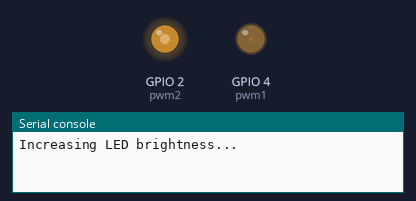
Recording of a program running on a simulated ESP32 board running MicroPython. Shown: output pins drawn as LEDs (lit = HIGH), the last lines printed to the serial console.

Above: at 0.05 s.
At 4.05 s:
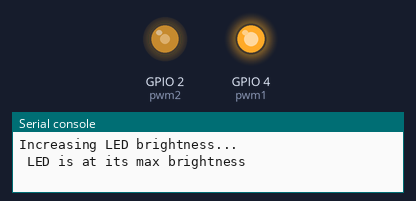
At 8.15 s:
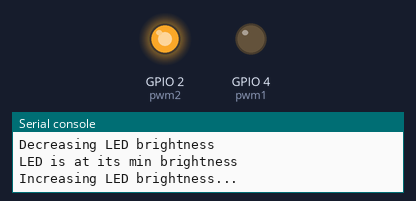
At 12.3 s:
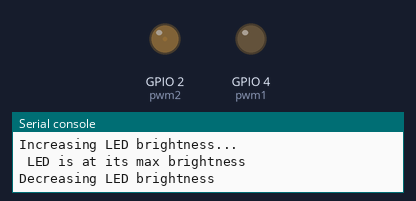
Timing chart, 0 to 16.0 s (numbered marks = the images above):
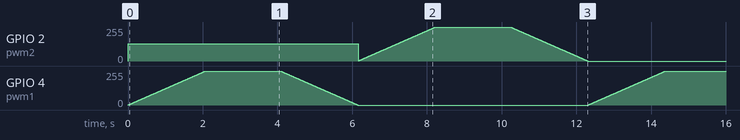

The program:

02_main.py
```python
#ESP32 PWM
#LED fading using PWM
#PWM can be enam=bled on all output enable pins
#the base frequency ranges from 1Hz to 40MHz

#but there is a trade off
#as the base frequency increases, the duty resolution decreases


from machine import Pin,Timer,PWM
from time import sleep_ms

# pwm object and its configuration
#pwm frequency = 1000Hz
pwm1=PWM(Pin(4),freq=1000)
pwm2=PWM(Pin(2),freq=1000)

while True:
    #increase the LED brightness

    print("Increasing LED brightness...")
    for i in range (0,1024):
        pwm1.duty(i)
        sleep_ms(2)
        i += 1
    print(" LED is at its max brightness")

    # wait at max brightness for 2 sec
    sleep_ms(2000)
    # decrese the LED brightness
    print("Decreasing LED brightness")
    for i in range(0,1024):
        pwm1.duty(1023-i)
        sleep_ms(2)
        i += 1
    print("LED is at its min brightness")
    print("Increasing LED brightness...")
    for i in range (0,1024):
        pwm2.duty(i)
        sleep_ms(2)
        i += 1
    print(" LED is at its max brightness")

    # wait at max brightness for 2 sec
    sleep_ms(2000)
    # decrese the LED brightness
    print("Decreasing LED brightness")
    for i in range(0,1024):
        pwm2.duty(1023-i)
        sleep_ms(2)
        i += 1
    print("LED is at its min brightness")
    #wait at min brightness for 2 sec
```
